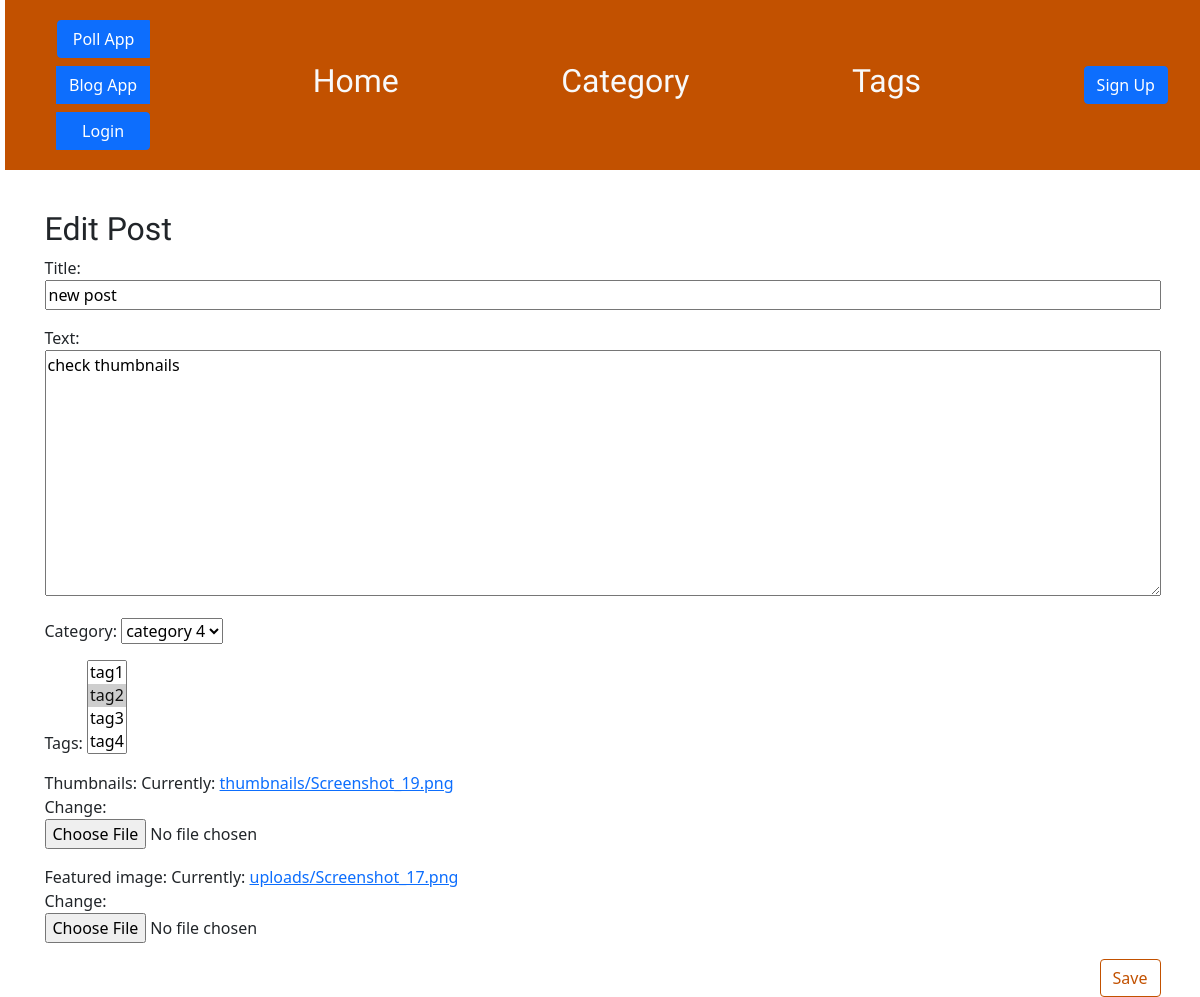
The app's page /post/new-post/edit/, older data.
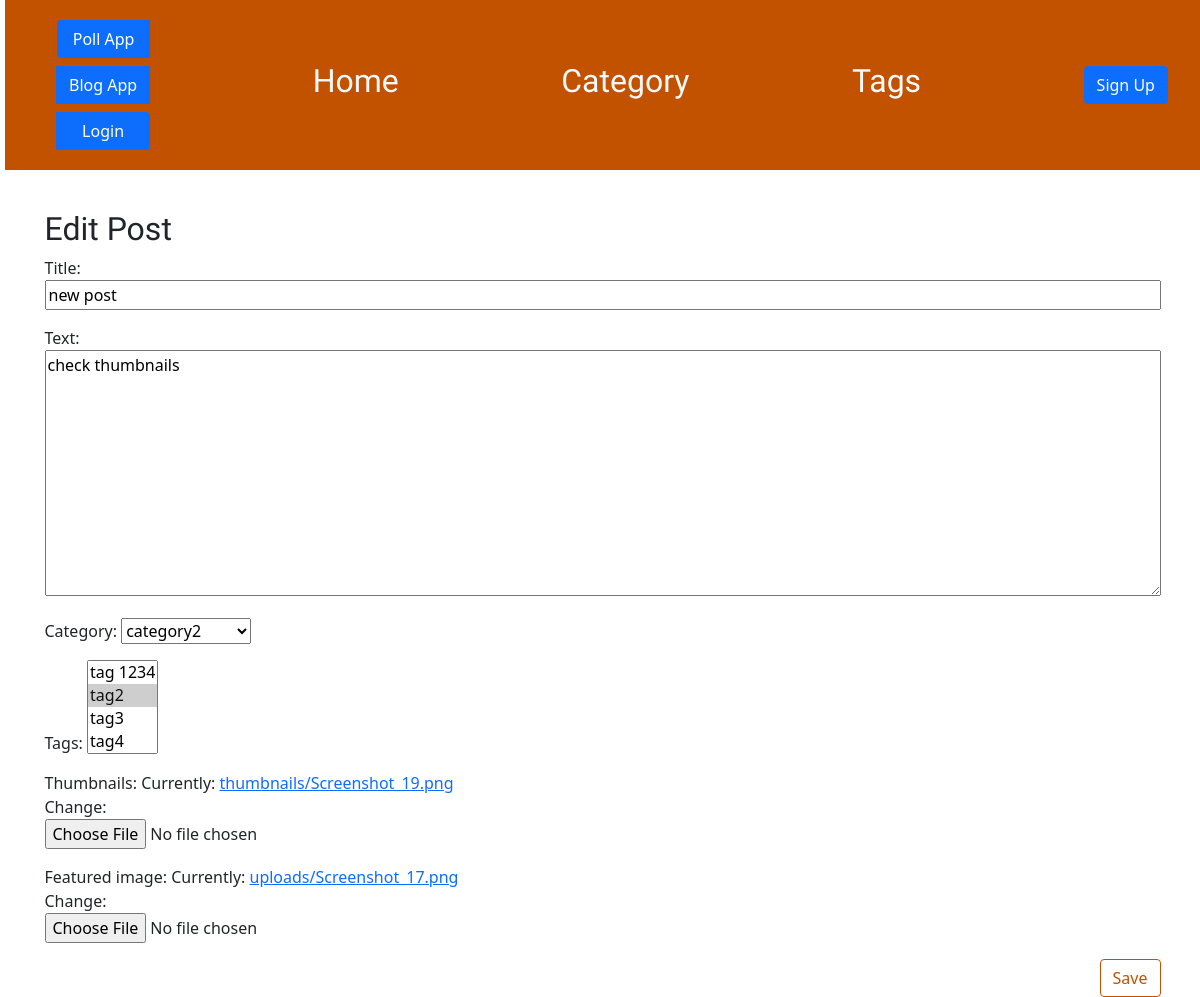
The same page, newer data.
### blog/models.py (models this page shows, shortened)
class Post(models.Model):
    category = models.ForeignKey(Category, on_delete=models.SET_NULL,blank=True, null=True,)
    author = models.ForeignKey(settings.AUTH_USER_MODEL, on_delete=models.CASCADE)
    tags = models.ManyToManyField(Tag)
    title = models.CharField(max_length=200)
    slug = AutoSlugField(populate_from ='title' , unique = True, null = True , default=None )
    text = models.TextField()
    created_date = models.DateTimeField(default=timezone.now)
    published_date = models.DateTimeField(blank=True, null=True)
    thumbnails = models.ImageField(upload_to='thumbnails/', default=None)
    featured_image = models.ImageField(upload_to='uploads/', default= None)

class Category(models.Model):
    title = models.CharField(max_length=100, unique= True)
    slug = AutoSlugField(populate_from="title", unique=True)
    def __str__(self):
        return self.title

class Tag(models.Model):
    title= models.CharField(max_length=100,unique=True)
    slug = AutoSlugField(populate_from="title", unique=True, null = True , default=None)
    def __str__(self):
        return self.title

### blog/views.py (the view)
# urls.py: path('post/<slug:slug>/edit/' , views.post_edit , name= 'post_edit'),
def post_edit(request, slug):
    post = get_object_or_404(Post, slug=slug)
    if request.method == "POST":
        form = PostForm(request.POST , instance=post)
        if form.is_valid():
            post = form.save(commit=False)
            post.author = request.user
            post.published_date = timezone.now()
            post.save()
            form.save_m2m()
            return redirect('blog:post_detail', slug= post.slug)
    else:
        form = PostForm(instance=post)
    return render(request, 'blog/post_edit.html', {'form': form,'page':'Edit'})

### blog/forms.py
class PostForm(forms.ModelForm):
    class Meta:
        model = Post
        fields = ( 'title', 'text', 'category', 'tags' ,'thumbnails','featured_image')

### blog/templates/blog/post_edit.html
{% extends 'blog/base.html' %}
{% block content %}
    <h2>{{page}} Post</h2>
    <form method="POST" enctype="multipart/form-data" class="post-form">{% csrf_token %}
        {{ form.as_p }}
        <button type="submit" class="save btn btn-secondary">Save</button>
    </form>
{% endblock %}

Row changes from the older to the newer data that the page shows:
changed Post "check thumbnails": category "category 4" → "category2"
Text that changed along with them:
form field tags: "tag1 / tag2 ☑ / tag3 / tag4" → "tag 1234 / tag2 ☑ / tag3 / tag4"
